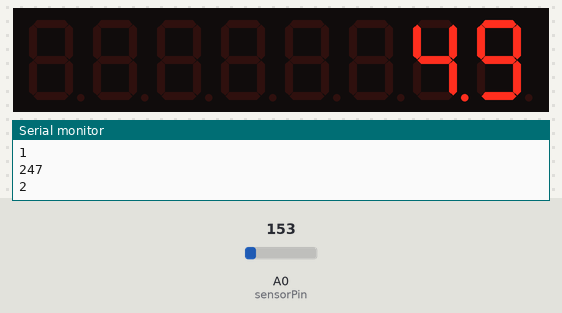
Recording of a sketch running on a simulated Arduino Uno, built with avr-gcc and run on an emulated ATmega328P. On the bench: 8-digit seven-segment display, the last lines printed to the serial monitor. Inputs (shaded band) come from the test bench; at power-on: A0 (sensorPin) = 153.

Above: at 1.8 s.
1.9 s: A0 (sensorPin) set to 165
At 2.8 s:
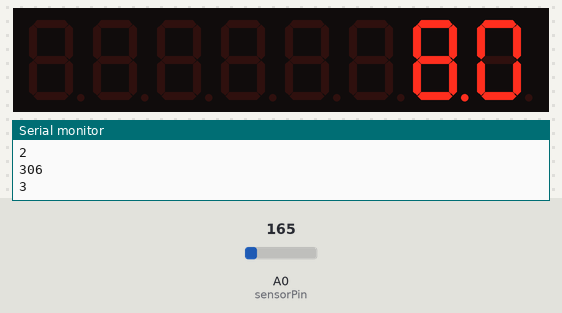
4.5 s: A0 (sensorPin) set to 175
At 5.8 s:
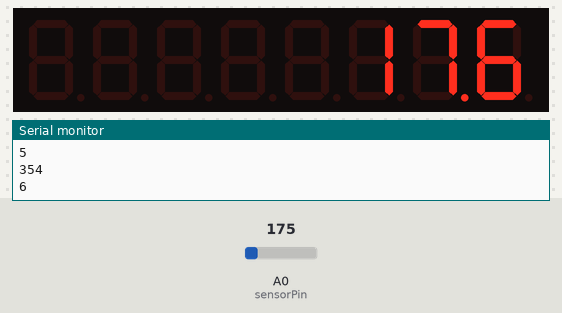
7.5 s: A0 (sensorPin) set to 191
At 17.4 s:
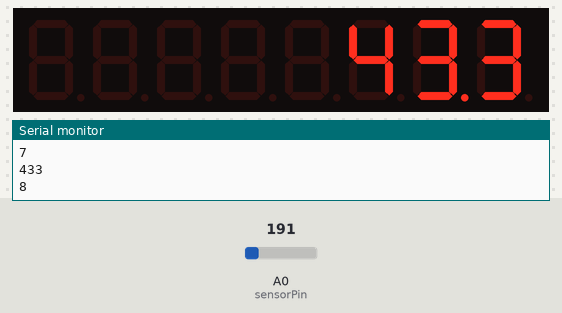
Timing chart, 0 to 18.5 s (numbered marks = the images above; inputs shaded):
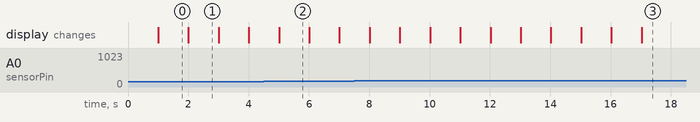

The sketch:

temperature.ino
```cpp
// using LED & Key board as display
#include <TM1638.h>

// attach middle pin of TMP36 to analog input pin 0
// attache others to 5V and GND
int sensorPin = 0;

// set pins for display
TM1638 module(8, 9, 10, true, 0);

float temperatures[10];
int n = 0;

void setup() {
  Serial.begin(9600);
}

void loop() {
  int reading = analogRead(sensorPin);

  float voltage = reading * 5.0;
  voltage /= 1024.0;

  int degreesC = round((voltage - 0.5) * 1000.0);
  Serial.println(degreesC);

  n = (n + 1) %10;
  Serial.println(n);

  temperatures[n] = degreesC;

  module.setDisplayToDecNumber(mean_temperature(), 2, false);

  delay(1000);
}

int mean_temperature() {
  int sum = 0;
  for (int i = 0; i < 10; i++) {
    sum += temperatures[i];
  }
  return round(sum / 10);
}
```

Measured:
- what the display in image 1 shows lasts 1.0 s, from 2.0 s to 3.0 s
